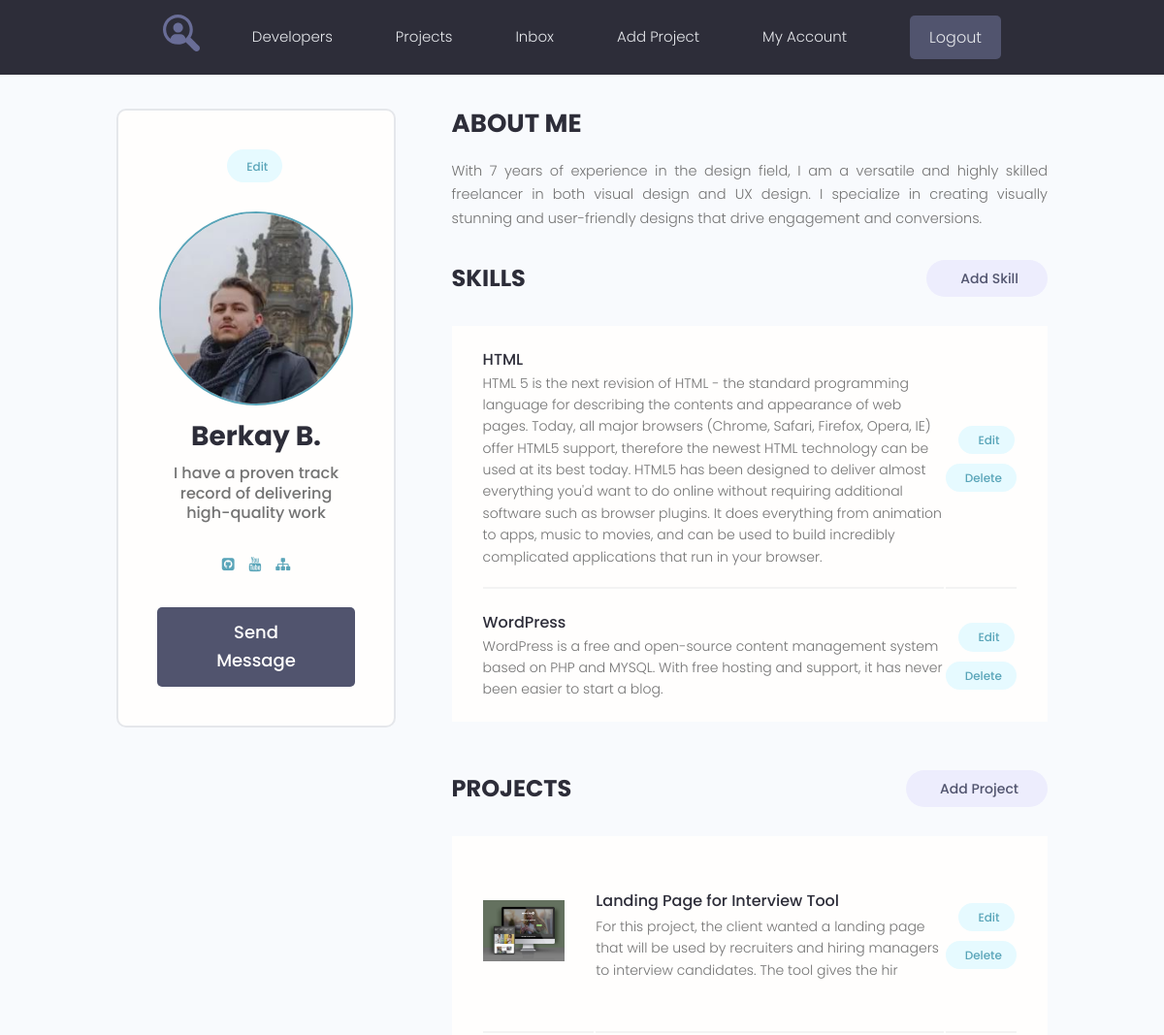
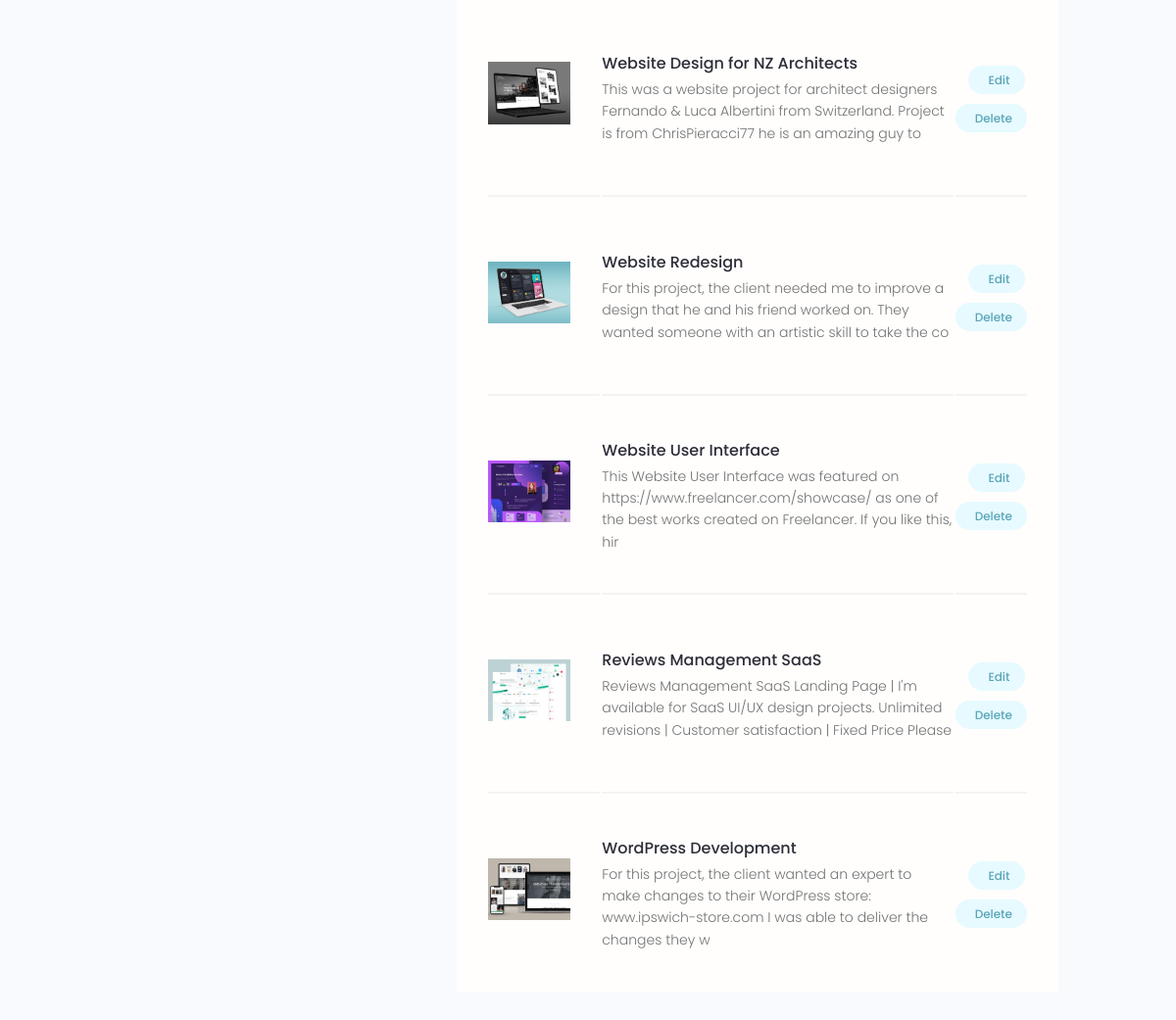
/account/ (signed in), run on the app's committed database (2 pictures, top to bottom).
### users/models.py (models this page shows, shortened)
class Profile(models.Model):
    user = models.OneToOneField(User, on_delete=models.CASCADE, null=True, blank=True)
    name = models.CharField(max_length=200, blank=True, null=True)
    email = models.EmailField(max_length=200, blank=True, null=True)
    username = models.CharField(max_length=200, blank=True, null=True)
    short_info = models.CharField(max_length=200, blank=True, null=True)
    bio = models.TextField(blank=True, null=True)
    profile_image = models.ImageField(upload_to='profiles/', default='profiles/user-default.png')
    social_github = models.CharField(max_length=200, blank=True, null=True)
    social_youtube = models.CharField(max_length=200, blank=True, null=True)
    social_website = models.CharField(max_length=200, blank=True, null=True)
    created = models.DateTimeField(auto_now_add=True)

class Skill(models.Model):
    owner = models.ForeignKey(Profile, on_delete=models.CASCADE, blank=True, null=True)
    name = models.CharField(max_length=200, blank=True, null=True)
    description = models.TextField(blank=True, null=True)
    created = models.DateTimeField(auto_now_add=True)

### projects/models.py (models this page shows, shortened)
class Project(models.Model):
    owner = models.ForeignKey(Profile, on_delete=models.SET_NULL, blank=True, null=True)
    title = models.CharField(max_length=200)
    description = models.TextField(blank=True, null=True)
    feature_image = models.ImageField(blank=True, null=True, upload_to='projects/%Y/%m/%d', default='default.jpg')
    demo_link = models.CharField(max_length=200, blank=True, null=True)
    source_link = models.CharField(max_length=200, blank=True, null=True)
    tags = models.ManyToManyField('Tag', blank=True)
    vote_total = models.IntegerField(default=0)
    vote_ratio = models.IntegerField(default=0)
    created = models.DateTimeField(auto_now_add=True)
    class Meta:
        ordering = [
            '-vote_ratio',
            'vote_total',
            'title',
        ]

### users/views.py (the view)
# urls.py: path('account/', account, name='account'),
@login_required(login_url='login')
def account(request):
    profile = request.user.profile
    skills = profile.skill_set.all()
    projects = profile.project_set.all()
    context = {
        'profile': profile,
        'skills': skills,
        'projects': projects,
    }
    return render(request, 'users/account.html', context=context)

### users/templates/users/account.html (shortened to what this page needs)
{% extends 'projects/base.html' %}
{% block content %}
  <main class="settingsPage profile my-md">
    <div class="container">
      <div class="layout">
        <div class="column column--1of3">
          <div class="card text-center">
            <div class="card__body dev">
              <a class="tag tag--pill tag--main settings__btn" href="{% url 'edit-account' %}"> Edit</a>
              <img class="avatar avatar--xl dev__avatar" src="{{ profile.profile_image.url }}" />
              <h2 class="dev__name">{{ profile.name }}</h2>
              <p class="dev__title">{{ profile.short_info }}</p>
              <ul class="dev__social">
                {% if profile.social_github %}
                  <li>
                    <a title="Github" href="{{ profile.social_github }}" target="_blank"><i class="fa fa-github-square"></i></a>
                  </li>
                {% endif %}
                {% if profile.social_youtube %}
                  <li>
                    <a title="YouTube" href="{{ profile.social_youtube }}" target="_blank"><i class="fa fa-youtube"></i></a>
                  </li>
                {% endif %}
                {% if profile.social_website %}
                  <li>
                    <a title="Personal Website" href="{{ profile.social_website }}" target="_blank"><i class="fa fa-sitemap"></i></a>
                  </li>
                {% endif %}
              </ul>
              <a href="#" class="btn btn--sub btn--lg">Send Message </a>
            </div>
          </div>
        </div>
        <div class="column column--2of3">
          <div class="devInfo">
            <h3 class="devInfo__title">About Me</h3>
            <p class="devInfo__about">{{ profile.bio }}</p>
          </div>
          <div class="settings">
            <h3 class="settings__title">Skills</h3>
            <a class="tag tag--pill tag--sub settings__btn tag--lg" href="{% url 'create-skill' %}"> Add Skill</a>
          </div>
          <table class="settings__table">
            {% for skill in skills %}
            <tr>
              <td class="settings__tableInfo">
                <h4>{{ skill.name }}</h4>
                <p>{{ skill.description }}</p>
              </td>
              <td class="settings__tableActions">
                <a class="tag tag--pill tag--main settings__btn" href="{% url 'update-skill' skill.id %}"> Edit</a>
                <a class="tag tag--pill tag--main settings__btn" href="{% url 'delete-skill' skill.id %}">
                  Delete</a>
              </td>
            </tr>
            {% endfor %}
          </table>
          <div class="settings">
            <h3 class="settings__title">Projects</h3>
            <a class="tag tag--pill tag--sub settings__btn tag--lg" href="{% url 'create-project' %}"> Add Project</a>
          </div>
          <table class="settings__table">
            {% for project in projects %}
              <tr>
              <td class="settings__thumbnail">
                <a href="{% url 'project' project.id %}"><img src="{{ project.feature_image.url }}" alt="Project Thumbnail" /></a>
              </td>
              <td class="settings__tableInfo">
                <a href="{% url 'project' project.id %}">{{ project.title }}</a>
                <p>{{ project.description|slice:'150' }}</p>
              </td>
              <td class="settings__tableActions">
                <a class="tag tag--pill tag--main settings__btn" href="{% url 'update-project' project.id %}"> Edit</a>
                <a class="tag tag--pill tag--main settings__btn" href="{% url 'delete-project' project.id %}">
                  Delete</a>
              </td>
            </tr>
            {% endfor %}
          </table>
        </div>
      </div>
    </div>
  </main>
{% endblock %}

### projects/static/styles/app.css (style rules this page uses)
:root { --color-sub: #2d2d39; }
.btn--sub { background-color: var(--color-sub-light); }
.card { border: 2px solid var(--color-light); }
img { width: 100%; }
.profile .card > .dev { padding: 4rem; }
.dev__avatar { display: block; margin: auto; }
.dev__name { color: var(--color-sub); font-size: 2.8rem; font-weight: 700; margin-top: 1rem; margin-bottom: 0.5rem; }
.dev__title { font-size: 1.6rem; font-weight: 500; line-height: 1.3; }
.dev__social { margin: 3rem 0; list-style: none; display: flex; justify-content: center; gap: 1.5rem; }
.devInfo { margin-bottom: 3rem; }
.devInfo__title, .devInfo__subtitle { font-size: 2.6rem; color: var(--color-sub); text-transform: uppercase; font-weight: 700; margin-bottom: 1.5rem; }
.devInfo__about, .devSkill__info { font-size: 1.45rem; line-height: 1.7; text-align: justify; }
.settingsPage .dev > .settings__btn { display: inline-block; margin-bottom: 3rem; }
.settings { display: flex; justify-content: space-between; align-items: center; }
.settings__title { font-size: 2.4rem; text-transform: uppercase; font-weight: 700; color: var(--color-sub); }
.settings__table { margin-top: 3rem; margin-bottom: 5rem; padding: 0 3rem; background: var(--color-white); }
.settings__table tr { width: 100%; }
.settings__table tr > td { padding: 2rem 0; }
.settings__table tr:not(:last-child) td { border-bottom: 2px solid var(--color-white-light); }
.settings__thumbnail { width: 23%; min-width: 10rem; }
.settings__thumbnail img { padding-right: 3rem; height: 15rem; object-fit: contain; }
.settings__tableInfo { width: 100%; }
.settings__tableInfo h4, .settings__tableInfo a { padding-right: 1rem; width: auto; font-size: 1.6rem; font-weight: 500; color: var(--color-sub); }
.settings__tableInfo p { font-size: 1.4rem; }
.settings__tableActions { text-align: right; }

### projects/static/uikit/styles/modules/_variables.css (style rules this page uses)
:root { --color-main: #5aa5b9; --color-main-light: #e6faff; --color-sub: #3f4156; --color-sub-light: #51546e; --color-sub-lighter: #ededfd; --color-text: #737373; --color-gray: #8b8b8b; --color-light: #e5e7eb; --color-light-gray: #767676; --color-bg: #f8fafd; --color-white: #fffefd; --color-white-light: #f3f3f3; --color-success: #359e64; --color-success-bg: #def8e8; --color-error: #fc4b0b; --color-error-bg: #fff2ee; --font-base: 'Poppins', arial, helvetica, 'Segoe UI', roboto, ubuntu, sans-serif; --font-monospace: 'Fira Code', 'Courier New', courier, monospace; --font-regular: 300; --font-medium: 500; --font-bold: 700; --generic-shadow: 1px 1px 5px #00000010; --generic-transition: all 0.3s ease-in-out; }

### projects/static/uikit/styles/modules/_base.css (style rules this page uses)
* { margin: 0; padding: 0; box-sizing: border-box; text-rendering: optimizeLegibility; color: inherit; font-size: inherit; }
html { font-size: 50%; }
@media only screen and (min-width: 480px) { html { font-size: 56.25%; } }
@media only screen and (min-width: 1200px) { html { font-size: 62.5%; } }
body { line-height: 1.6; font-weight: 400; font-size: 1.5rem; color: var(--color-text); background-color: var(--color-bg); min-height: 100vh; }

### projects/static/uikit/styles/modules/_typography.css (style rules this page uses)
* { font-family: var(--font-base); }
h2 { font-size: 3.6rem; font-weight: var(--font-bold); }
h3 { font-size: 3.2rem; font-weight: var(--font-medium); }
h4 { font-size: 2.8rem; font-weight: var(--font-medium); }
p, span, strong { font-size: 1.6rem; color: var(--color-text); font-weight: var(--font-regular); }
a { padding-bottom: 2px; text-decoration: none; display: inline-block; color: var(--color-main); font-weight: var(--font-medium); }

### projects/static/uikit/styles/modules/_utilities.css (style rules this page uses)
.container { width: 92%; max-width: 165rem; margin: 0 auto; box-sizing: border-box; }
@media screen and (min-width: 1000px) { .container { width: 90%; } }
@media screen and (min-width: 1200px) { .container { width: 80%; } }
.text-center { text-align: center; }
.my-md { margin: 3rem auto; }

### projects/static/uikit/styles/modules/_avatar.css (style rules this page uses)
.avatar { border-radius: 50%; border: 2px solid var(--color-main); object-fit: cover; }
.avatar--xl { height: 20rem; width: 20rem; }

### projects/static/uikit/styles/modules/_card.css (style rules this page uses)
.card { border-radius: 1rem; background-color: var(--color-white); border: 1.5px solid var(--color-light); width: auto; height: auto; margin-top: 0.5rem; margin-bottom: 0.5rem; overflow: hidden; }
.card__body, .card__header { padding: 2rem 2.5rem; }

### projects/static/uikit/styles/modules/_layout.css (style rules this page uses)
.layout { display: flex; flex-flow: row wrap; justify-content: space-between; }
.layout > .column { margin-bottom: 3rem; }
.layout > .column.column--1of3 { flex-basis: 30%; }
.layout > .column.column--2of3 { flex-basis: 64%; }

### data on the page
Profile: profile_image (picture), name "Berkay B.", short_info "I have a proven track record of delivering high-quality work", bio "With 7 years of experience in the design field, I am a versatile and highly skilled freelancer in both visual design and UX design. I specialize in creating visually stunning and user-friendly designs that drive engagement and conversions."
Skill: name "HTML", description "HTML 5 is the next revision of HTML - the standard programming language for describing the contents and appearance of web pages. Today, all major browsers (Chrome, Safari, Firefox, Opera, IE) offer HTML5 support, therefore the newest HTML technology can be used at its best today. HTML5 has been designed to deliver almost everything you'd want to do online without requiring additional software such as browser plugins. It does everything from animation to apps, music to movies, and can be used to build incredibly complicated applications that run in your browser."
Skill: name "WordPress", description "WordPress is a free and open-source content management system based on PHP and MYSQL. With free hosting and support, it has never been easier to start a blog."
Project: feature_image (picture), title "Landing Page for Interview Tool", description "For this project, the client wanted a landing page that will be used by recruiters and hiring managers to interview candidates. The tool gives the hir"
Project: feature_image (picture), title "Website Design for NZ Architects", description "This was a website project for architect designers Fernando & Luca Albertini from Switzerland. Project is from ChrisPieracci77 he is an amazing guy to"
Project: feature_image (picture), title "Website Redesign", description "For this project, the client needed me to improve a design that he and his friend worked on. They wanted someone with an artistic skill to take the co"
Project: feature_image (picture), title "Website User Interface", description "This Website User Interface was featured on https://www.freelancer.com/showcase/ as one of the best works created on Freelancer. If you like this, hir"
Project: feature_image (picture), title "Reviews Management SaaS", description "Reviews Management SaaS Landing Page | I'm available for SaaS UI/UX design projects. Unlimited revisions | Customer satisfaction | Fixed Price Please"
Project: feature_image (picture), title "WordPress Development", description "For this project, the client wanted an expert to make changes to their WordPress store: www.ipswich-store.com I was able to deliver the changes they w"
